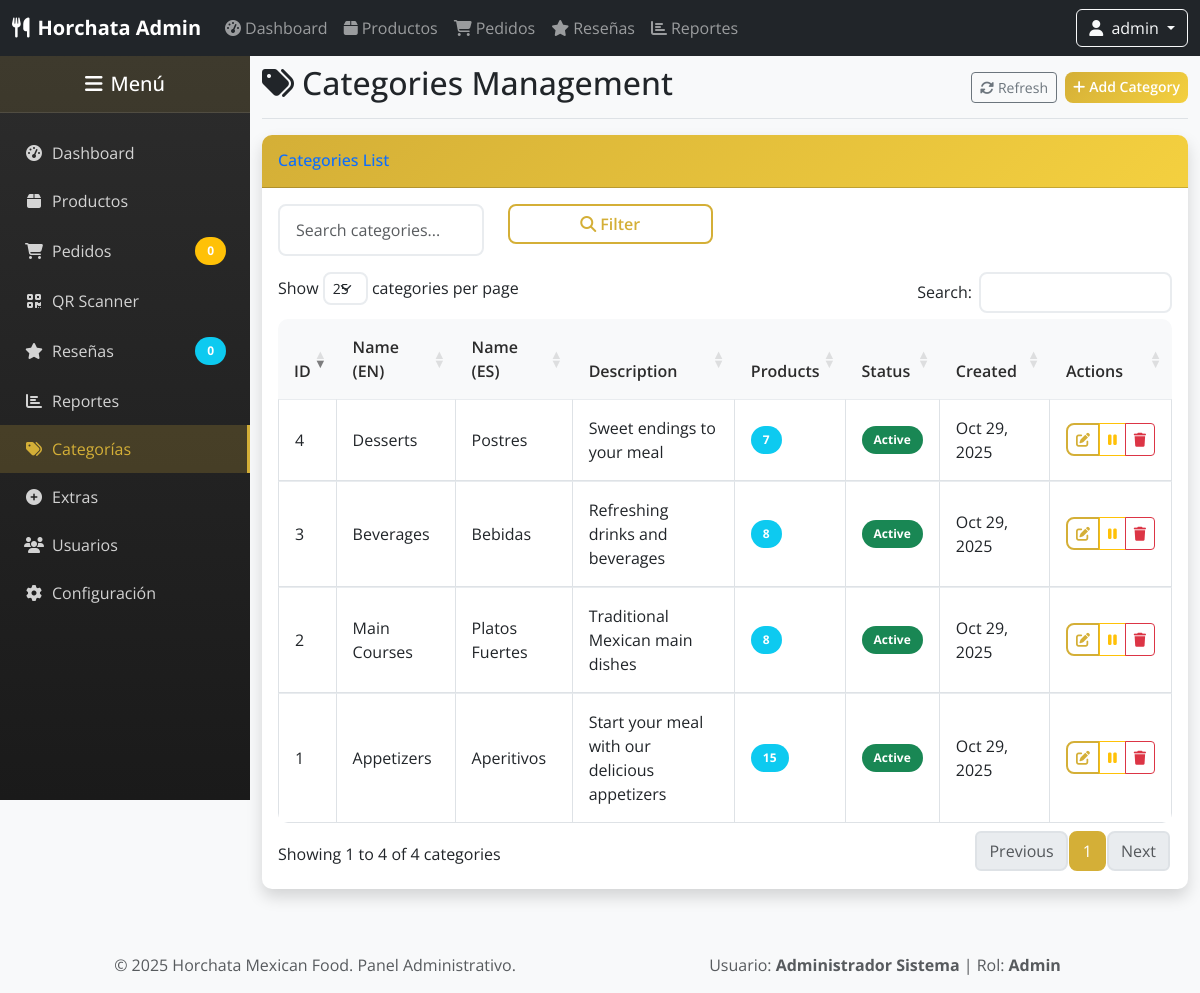
Screenshot of /admin/categories.php (signed in) with the database file from the repository.
### tables this page shows
CREATE TABLE `categories` (
  `id` int(11) NOT NULL AUTO_INCREMENT,
  `name_en` varchar(100) NOT NULL,
  `name_es` varchar(100) NOT NULL,
  `description_en` text,
  `description_es` text,
  `image` varchar(255) DEFAULT NULL,
  `sort_order` int(11) NOT NULL DEFAULT 0,
  `is_active` tinyint(1) NOT NULL DEFAULT 1,
  `created_at` timestamp NOT NULL DEFAULT CURRENT_TIMESTAMP,
  `updated_at` timestamp NOT NULL DEFAULT CURRENT_TIMESTAMP ON UPDATE CURRENT_TIMESTAMP,
  PRIMARY KEY (`id`)
);

### admin/categories.php (the view, shortened to what this page needs)
<?php
require_once '../includes/db_connect.php';
$action = $_GET['action'] ?? 'list';
switch ($action) {
    case 'list':
    default:
        $categories = getAllCategories();
        break;
}
include 'includes/admin-header.php';
?>
<div class="container-fluid">
    <div class="d-flex justify-content-between flex-wrap flex-md-nowrap align-items-center pt-3 pb-2 mb-3 border-bottom">
        <h1 class="h2">
            <i class="fas fa-tags me-2"></i>Categories Management
        </h1>
        <div class="btn-toolbar mb-2 mb-md-0">
            <div class="btn-group me-2">
                <button type="button" class="btn btn-sm btn-outline-secondary" onclick="refreshCategories()">
                    <i class="fas fa-sync-alt me-1"></i>Refresh
                </button>
            </div>
            <div class="btn-group">
                <a href="categories.php?action=create" class="btn btn-sm btn-primary">
                    <i class="fas fa-plus me-1"></i>Add Category
                </a>
            </div>
        </div>
    </div>
    <?php if ($action === 'list'): ?>
    <div class="card shadow mb-4">
        <div class="card-header py-3">
            <h6 class="m-0 font-weight-bold text-primary">Categories List</h6>
        </div>
        <div class="card-body">
            <div class="row mb-3">
                <div class="col-md-3">
                    <input type="text" class="form-control" id="searchInput" placeholder="Search categories...">
                </div>
                <div class="col-md-3">
                    <button class="btn btn-outline-primary w-100" onclick="applyFilters()">
                        <i class="fas fa-search me-1"></i>Filter
                    </button>
                </div>
            </div>
            <div class="table-responsive">
                <table class="table table-bordered data-table" id="categoriesTable" width="100%" cellspacing="0">
                    <thead>
                        <tr>
                            <th>ID</th>
                            <th>Name (EN)</th>
                            <th>Name (ES)</th>
                            <th>Description</th>
                            <th>Products</th>
                            <th>Status</th>
                            <th>Created</th>
                            <th>Actions</th>
                        </tr>
                    </thead>
                    <tbody>
                        <?php foreach ($categories as $category): ?>
                        <tr>
                            <td><?php echo $category['id']; ?></td>
                            <td><?php echo htmlspecialchars($category['name_en']); ?></td>
                            <td><?php echo htmlspecialchars($category['name_es']); ?></td>
                            <td>
                                <div class="category-description" style="max-width: 200px;">
                                    <?php echo htmlspecialchars(substr($category['description_en'], 0, 50)); ?>
                                </div>
                            </td>
                            <td>
                                <span class="badge bg-info">
                                    <?php echo getCategoryProductCount($category['id']); ?>
                                </span>
                            </td>
                            <td>
                                <span class="badge bg-<?php echo $category['is_active'] ? 'success' : 'danger'; ?>">
                                    <?php echo $category['is_active'] ? 'Active' : 'Inactive'; ?>
                                </span>
                            </td>
                            <td><?php echo date('M d, Y', strtotime($category['created_at'])); ?></td>
                            <td>
                                <div class="btn-group" role="group">
                                    <a href="categories.php?action=edit&id=<?php echo $category['id']; ?>"
                                       class="btn btn-sm btn-outline-primary" title="Edit">
                                        <i class="fas fa-edit"></i>
                                    </a>
                                    <button class="btn btn-sm btn-outline-<?php echo $category['is_active'] ? 'warning' : 'success'; ?>"
                                            onclick="toggleCategoryStatus(<?php echo $category['id']; ?>, <?php echo $category['is_active'] ? 'false' : 'true'; ?>)"
                                            title="<?php echo $category['is_active'] ? 'Deactivate' : 'Activate'; ?>">
                                        <i class="fas fa-<?php echo $category['is_active'] ? 'pause' : 'play'; ?>"></i>
                                    </button>
                                    <button class="btn btn-sm btn-outline-danger"
                                            onclick="deleteCategory(<?php echo $category['id']; ?>)" title="Delete">
                                        <i class="fas fa-trash"></i>
                                    </button>
                                </div>
                            </td>
                        </tr>
                        <?php endforeach; ?>
                    </tbody>
                </table>
            </div>
        </div>
    </div>
    <?php endif; ?>
</div>
<?php
function getAllCategories() {
    global $pdo;
    $sql = "SELECT * FROM categories ORDER BY name_en ASC";
    $stmt = $pdo->prepare($sql);
    $stmt->execute();
    return $stmt->fetchAll();
}
function getCategoryProductCount($category_id) {
    global $pdo;
    $sql = "SELECT COUNT(*) as count FROM products WHERE category_id = ?";
    $stmt = $pdo->prepare($sql);
    $stmt->execute([$category_id]);
    return $stmt->fetch()['count'] ?? 0;
}
include 'includes/admin-footer.php';
?>

### assets/css/admin.css (style rules this page uses)
:root { --primary-color: #d4af37; --secondary-color: #8b4513; --accent-color: #ff6b35; --dark-color: #2c2c2c; --light-color: #f8f9fa; --sidebar-width: 250px; --navbar-height: 56px; }
body { font-family: 'Open Sans', sans-serif; background-color: #f8f9fa; margin: 0; padding: 0; }
.card { border: none; border-radius: 10px; box-shadow: 0 2px 10px rgba(0, 0, 0, 0.1); transition: all 0.3s ease; }
.card-header { background: linear-gradient(135deg, var(--primary-color), #f4d03f); color: white; border-radius: 10px 10px 0 0 !important; font-weight: 600; }
.table { background: white; border-radius: 10px; overflow: hidden; }
.table thead th { background: var(--light-color); border: none; font-weight: 600; color: var(--dark-color); padding: 1rem; }
.table tbody td { padding: 1rem; border-top: 1px solid #e9ecef; vertical-align: middle; }
.btn-primary { background: linear-gradient(135deg, var(--primary-color), #f4d03f); border: none; border-radius: 8px; font-weight: 600; transition: all 0.3s ease; }
.btn-outline-primary { border: 2px solid var(--primary-color); color: var(--primary-color); border-radius: 8px; font-weight: 600; transition: all 0.3s ease; }
.form-control { border: 2px solid #e9ecef; border-radius: 8px; padding: 0.75rem 1rem; transition: all 0.3s ease; }
.badge { font-size: 0.75rem; padding: 0.5rem 0.75rem; border-radius: 20px; }

### rows the page displays
categories: id "1", name_en "Appetizers", name_es "Aperitivos", description_en "Start your meal with our delicious appetizers", id "15", is_active "Active", created_at "Oct 29, 2025"
categories: id "3", name_en "Beverages", name_es "Bebidas", description_en "Refreshing drinks and beverages", id "8", is_active "Active", created_at "Oct 29, 2025"
categories: id "4", name_en "Desserts", name_es "Postres", description_en "Sweet endings to your meal", id "7", is_active "Active", created_at "Oct 29, 2025"
categories: id "2", name_en "Main Courses", name_es "Platos Fuertes", description_en "Traditional Mexican main dishes", id "8", is_active "Active", created_at "Oct 29, 2025"

### other values shown
$_SESSION['admin_username'] "admin"
$_SESSION['admin_name'] "Administrador Sistema"
$_SESSION['admin_role'] "Admin"
